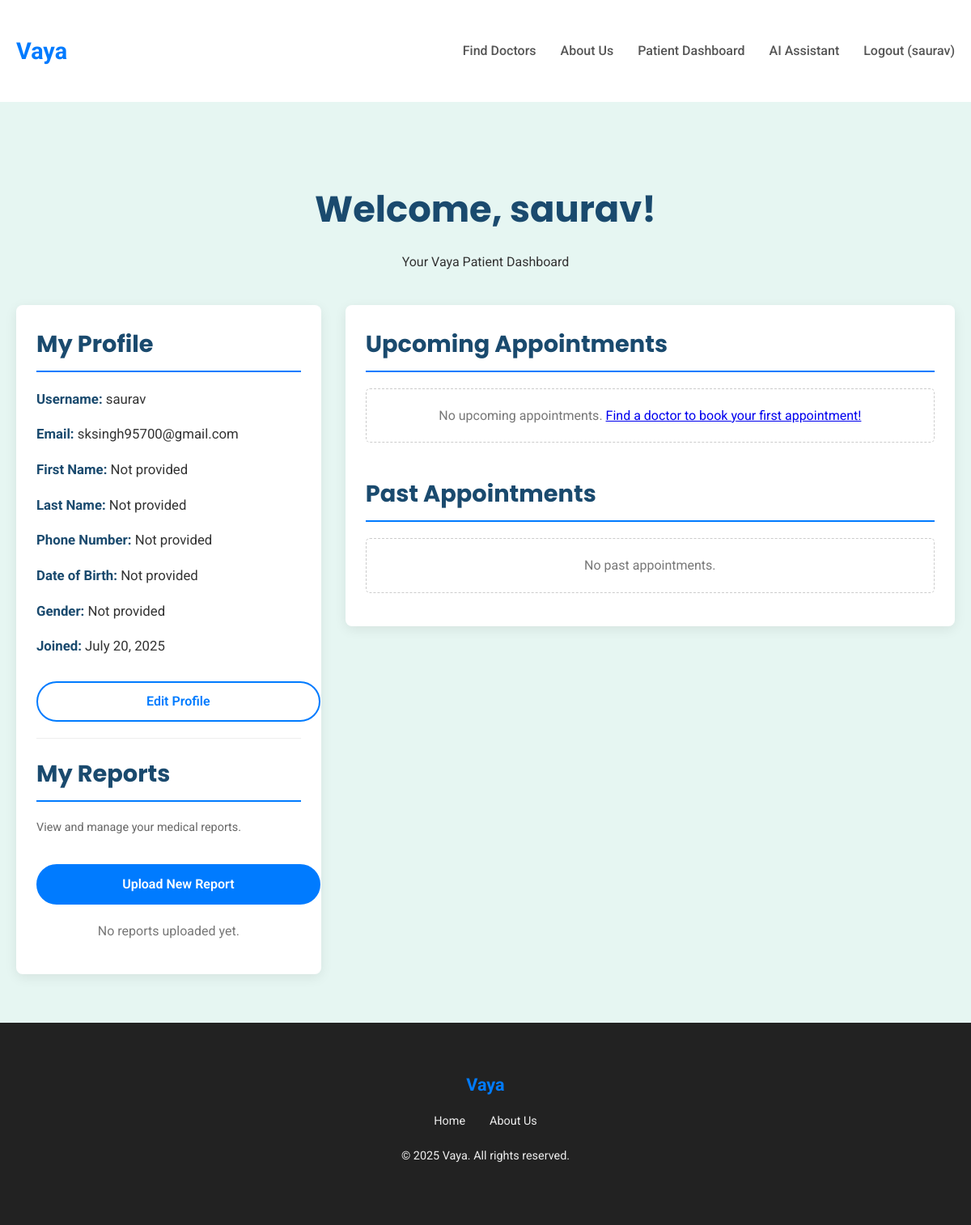
Before: /accounts/dashboard/ (signed in) with the older database file.
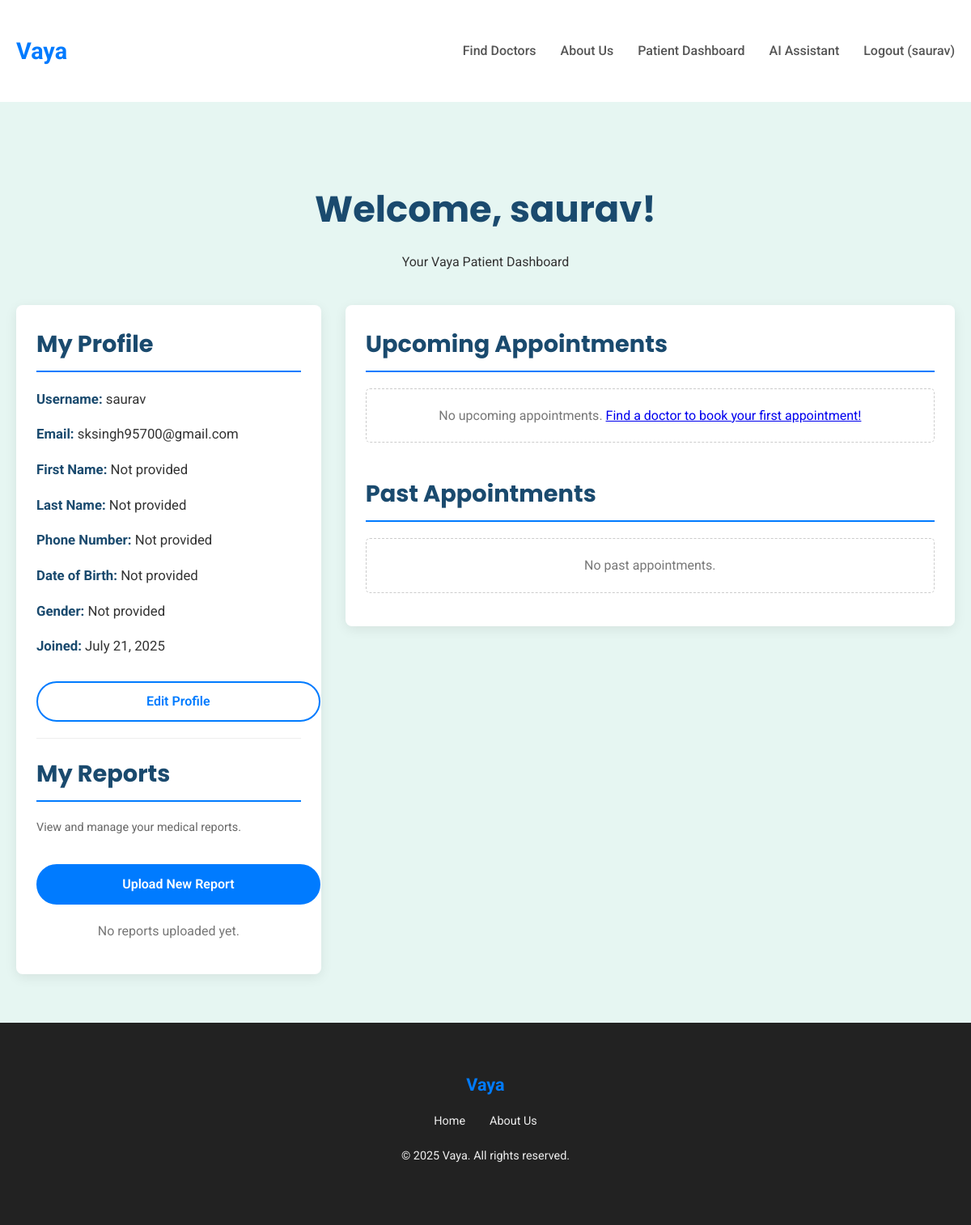
After: the same page with the newer database file.
### users/models.py (models this page shows, shortened)
class CustomUser(AbstractUser):
    phone_number = models.CharField(max_length=15, unique=True, blank=True, null=True)
    date_of_birth = models.DateField(blank=True, null=True)
    GENDER_CHOICES = [
        ('M', 'Male'),
        ('F', 'Female'),
        ('O', 'Other'),
        ('P', 'Prefer not to say'),
    ]
    gender = models.CharField(max_length=1, choices=GENDER_CHOICES, blank=True, null=True)
    groups = models.ManyToManyField(
        "auth.Group",
        verbose_name="groups",
        blank=True,
        help_text="The groups this user belongs to. A user will get all permissions granted to each of their groups.",
        related_name="customuser_set",
        related_query_name="customuser",
    )
    user_permissions = models.ManyToManyField(
        "auth.Permission",
        verbose_name="user permissions",
        blank=True,
        help_text="Specific permissions for this user.",
        related_name="customuser_set",
        related_query_name="customuser",
    )

### users/views.py (the view)
# urls.py: path('dashboard/', views.patient_dashboard, name='patient_dashboard'),
@login_required
def patient_dashboard(request):
    user = request.user
    try:
        doctor_profile = Doctor.objects.get(user=user)
        if doctor_profile.is_approved:
            return redirect('doctor_dashboard')
        else:
            messages.warning(request, "Your doctor profile is pending approval. Please wait for an administrator to approve it.")
            return redirect('landing_page')
    except Doctor.DoesNotExist:
        pass # This user is not a doctor, proceed as patient
    upcoming_appointments = Appointment.objects.filter(
        patient=user,
        status__in=['pending', 'confirmed']
    ).order_by('appointment_date', 'appointment_time')
    past_appointments = Appointment.objects.filter(
        patient=user,
        status__in=['completed', 'cancelled']
    ).order_by('-appointment_date', '-appointment_time')
    patient_reports = Report.objects.filter(patient=user).order_by('-uploaded_at')
    context = {
        'user': user,
        'upcoming_appointments': upcoming_appointments,
        'past_appointments': past_appointments,
        'patient_reports': patient_reports, # <--- Ensure this is passed to context
    }
    return render(request, 'users/patient_dashboard.html', context)

### templates/users/patient_dashboard.html (shortened to what the changed rows need)
{% extends 'base.html' %}
{% block content %}
    <section class="dashboard-section">
        <div class="container">
            <div class="dashboard-header">
                <h1>Welcome, {{ user.username }}!</h1>
                <p>Your Vaya Patient Dashboard</p>
            </div>
            <div class="dashboard-content">
                <div class="sidebar">
                    <h2>My Profile</h2>
                    <div class="profile-info">
                        <p><strong>Username:</strong> {{ user.username }}</p>
                        <p><strong>Email:</strong> {{ user.email|default:"Not provided" }}</p>
                        <p><strong>First Name:</strong> {{ user.first_name|default:"Not provided" }}</p>
                        <p><strong>Last Name:</strong> {{ user.last_name|default:"Not provided" }}</p>
                        <p><strong>Phone Number:</strong> {{ user.phone_number|default:"Not provided" }}</p>
                        <p><strong>Date of Birth:</strong> {{ user.date_of_birth|default:"Not provided" }}</p>
                        <p><strong>Gender:</strong> {{ user.get_gender_display|default:"Not provided" }}</p>
                        <p><strong>Joined:</strong> {{ user.date_joined|date:"F d, Y" }}</p>
                        <a href="{% url 'patient_profile_edit' %}" class="btn-secondary">Edit Profile</a>
                    </div>
                    <h2>My Reports</h2>
                </div>
                <div class="main-content">
                    <h2>Upcoming Appointments</h2>
                    <h2 style="margin-top: 40px;">Past Appointments</h2>
                </div>
            </div>
        </div>
    </section>
{% endblock %}

### templates/base.html (shortened to what this page needs)
<!DOCTYPE html>
<html lang="en">
<head>
</head>
<body>
    <header>
        <div class="container navbar">
            <a href="{% url 'landing_page' %}" class="logo">Vaya</a>
            <nav>
                <ul class="nav-links">
                    {% if not user.is_authenticated or not user.doctor_login_profile.is_approved %}
                        <li><a href="{% url 'doctor_list' %}">Find Doctors</a></li>
                    {% endif %}
                    <li><a href="{% url 'about_us' %}">About Us</a></li>
                    {% if user.is_authenticated %}
                        {% if user.doctor_login_profile and user.doctor_login_profile.is_approved %}
                            <li><a href="{% url 'doctor_dashboard' %}">Doctor Dashboard</a></li>
                        {% elif user.doctor_login_profile and not user.doctor_login_profile.is_approved %}
                            <li><a href="{% url 'landing_page' %}">Profile Pending</a></li>
                        {% else %}
                            <li><a href="{% url 'patient_dashboard' %}">Patient Dashboard</a></li>
                            <li><a href="{% url 'symptom_checker' %}">AI Assistant</a></li>
                        {% endif %}
                        <li><a href="{% url 'logout' %}">Logout ({{ user.username }})</a></li>
                    {% else %}
                        <li><a href="{% url 'register_clinic' %}">For Doctors</a></li>
                        <li><a href="{% url 'login' %}">Login</a></li>
                    {% endif %}
                </ul>
            </nav>
        </div>
    </header>
    {% block content %}{% endblock %}
    <footer>
        <div class="container">
            <a href="{% url 'landing_page' %}" class="logo">Vaya</a>
            <ul class="footer-links">
                <li><a href="{% url 'landing_page' %}">Home</a></li>
                <li><a href="{% url 'about_us' %}">About Us</a></li>
            </ul>
            <p>&copy; 2025 Vaya. All rights reserved.</p>
        </div>
    </footer>
</body>
</html>

Changed rows visible on the page:
changed CustomUser "saurav": date_joined "July 20, 2025" → "July 21, 2025"
